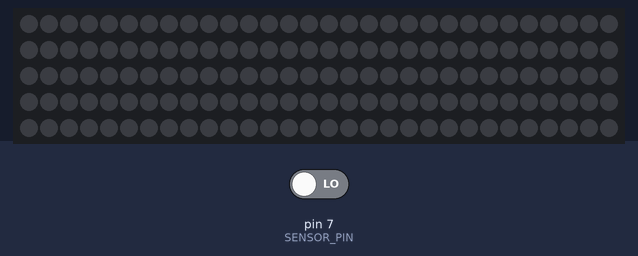
Simulated run of this sketch. Board: Arduino Uno, built with avr-gcc and run on an emulated ATmega328P. Shown: 150 RGB LEDs in strip order, left to right, continuing on the next row. The test bench sets the inputs (shaded band); at power-on: pin 7 (SENSOR_PIN) LOW. Dim RGB values are drawn brighter than linear.

Above: at 1.2 s.
1.3 s: pin 7 (SENSOR_PIN) driven HIGH
At 2.08 s:
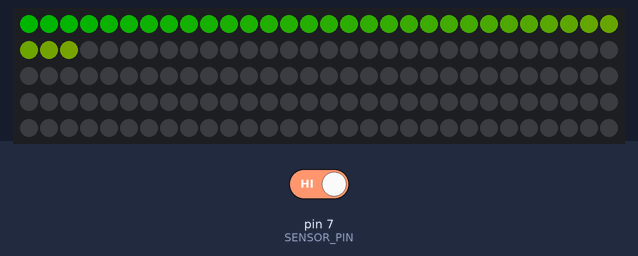
At 4.8 s:
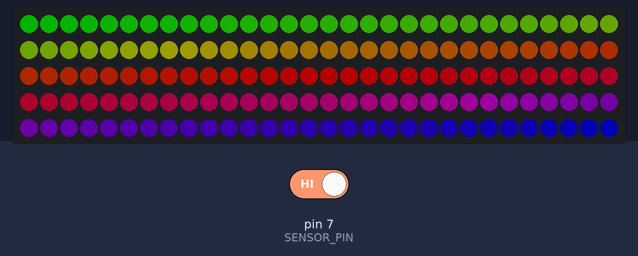
11.6 s: pin 7 (SENSOR_PIN) driven LOW
Timing chart, 0 to 14.6 s (numbered marks = the images above; inputs shaded):
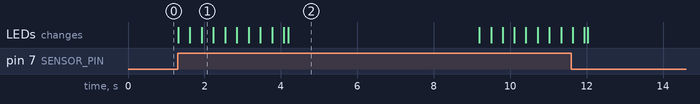

Measured:
- after the input at 1.3 s, the LEDs: first change at once (image 1 shows a later state)

The sketch:

rgb_farbverlauf.ino
```cpp
// Dreifacher Farbverlauf, von Grün über Rot nach Blau

#include <Adafruit_NeoPixel.h>

#define SENSOR_PIN 7 // Pin des Bewegungssensors
#define NUM_LED 150 //Anzahl der LEDs
#define LED_PIN 6 //Anschlusspin des LED-Streifens

#define ANIMATION_TIME 2000 //Dauer der Animation

Adafruit_NeoPixel led(NUM_LED, LED_PIN, NEO_GRB+NEO_KHZ800);

void setup() {
  led.begin(); //Einrichten des LED-Outputs
  led.setBrightness(64); //Maximale Helligkeit
  led.clear();
  led.show();
}

// Liefert Rotwert (0-255) für die LED an der jeweiligen Stelle zurück.
int getR(int index) {
  if(index < NUM_LED * 0.5) {
        return (index / (NUM_LED * 0.5)) * 255;
  } else {
    return 255 - ((index - (NUM_LED * 0.5)) / (NUM_LED * 0.5)) * 255;
  }
}

// Liefert Grünwert (0-255) für die LED an der jeweiligen Stelle zurück.
int getG(int index) {
  if(index < NUM_LED * 0.5) {
        return 255 - ((index / (NUM_LED * 0.5)) * 255);
  } else {
      return 0;
  }
}

// Liefert Blauwert (0-255) für die LED an der jeweiligen Stele zurück.
int getB(int index) {
  if(index < NUM_LED * 0.5) {
    return 0;
  }  else {
    return ((index - (NUM_LED * 0.5)) / (NUM_LED * 0.5)) * 255;
  }
}

// Spielt die Aktivierungs-Animation ab.
void turnOn() {
  int delayTime = (ANIMATION_TIME / NUM_LED);
  for(int i = 0; i < NUM_LED; i++) {
    led.setPixelColor(i,getR(i), getG(i), getB(i));
    led.show();
    delay(delayTime);
  }
}

// Deaktiviert die LEDs mit Zeitverzögerung
void turnOff() {
  int delayTime = (ANIMATION_TIME / NUM_LED);
  for(int i = 0; i < NUM_LED; i++) {
    led.setPixelColor(i, 0,0,0);
    led.show();
    delay(delayTime);
  }
}

void loop() {
  if(digitalRead(SENSOR_PIN)) { // Signal vom Sensor auswerten
      turnOn();
      delay(5000);
      turnOff();
  }
  delay(100);
}
```
